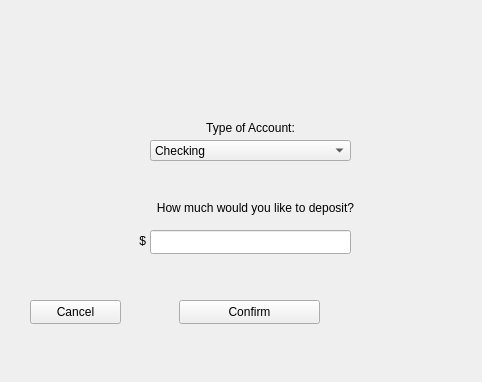
<?xml version="1.0" encoding="UTF-8"?>
<ui version="4.0">
 <class>MainWindow</class>
 <widget class="QMainWindow" name="MainWindow">
  <property name="geometry">
   <rect>
    <x>0</x>
    <y>0</y>
    <width>482</width>
    <height>382</height>
   </rect>
  </property>
  <property name="windowTitle">
   <string>MainWindow</string>
  </property>
  <widget class="QWidget" name="centralwidget">
   <widget class="QPushButton" name="button_confirm">
    <property name="geometry">
     <rect>
      <x>179</x>
      <y>300</y>
      <width>141</width>
      <height>24</height>
     </rect>
    </property>
    <property name="text">
     <string>Confirm</string>
    </property>
   </widget>
   <widget class="QPushButton" name="button_cancel">
    <property name="geometry">
     <rect>
      <x>30</x>
      <y>300</y>
      <width>91</width>
      <height>24</height>
     </rect>
    </property>
    <property name="text">
     <string>Cancel</string>
    </property>
   </widget>
   <widget class="QLabel" name="label_type">
    <property name="geometry">
     <rect>
      <x>200</x>
      <y>120</y>
      <width>101</width>
      <height>16</height>
     </rect>
    </property>
    <property name="text">
     <string>Type of Account:</string>
    </property>
    <property name="alignment">
     <set>Qt::AlignmentFlag::AlignCenter</set>
    </property>
   </widget>
   <widget class="QLabel" name="label_balance">
    <property name="geometry">
     <rect>
      <x>150</x>
      <y>200</y>
      <width>211</width>
      <height>16</height>
     </rect>
    </property>
    <property name="layoutDirection">
     <enum>Qt::LayoutDirection::LeftToRight</enum>
    </property>
    <property name="text">
     <string>How much would you like to deposit?</string>
    </property>
    <property name="alignment">
     <set>Qt::AlignmentFlag::AlignCenter</set>
    </property>
   </widget>
   <widget class="QComboBox" name="comboBox_type">
    <property name="geometry">
     <rect>
      <x>150</x>
      <y>140</y>
      <width>201</width>
      <height>21</height>
     </rect>
    </property>
    <item>
     <property name="text">
      <string>Checking</string>
     </property>
    </item>
    <item>
     <property name="text">
      <string>Savings</string>
     </property>
    </item>
   </widget>
   <widget class="QLineEdit" name="input_balance">
    <property name="geometry">
     <rect>
      <x>150</x>
      <y>230</y>
      <width>201</width>
      <height>24</height>
     </rect>
    </property>
    <property name="alignment">
     <set>Qt::AlignmentFlag::AlignCenter</set>
    </property>
   </widget>
   <widget class="QLabel" name="label_dollarsign">
    <property name="geometry">
     <rect>
      <x>125</x>
      <y>230</y>
      <width>21</width>
      <height>21</height>
     </rect>
    </property>
    <property name="text">
     <string>$</string>
    </property>
    <property name="alignment">
     <set>Qt::AlignmentFlag::AlignRight|Qt::AlignmentFlag::AlignTrailing|Qt::AlignmentFlag::AlignVCenter</set>
    </property>
   </widget>
  </widget>
 </widget>
 <resources/>
 <connections/>
</ui>
